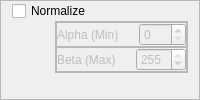
        <widget class="QFrame" name="frame_4">
         <property name="frameShape">
          <enum>QFrame::StyledPanel</enum>
         </property>
         <property name="frameShadow">
          <enum>QFrame::Raised</enum>
         </property>
         <layout class="QVBoxLayout" name="verticalLayout_3">
          <property name="spacing">
           <number>0</number>
          </property>
          <property name="leftMargin">
           <number>11</number>
          </property>
          <property name="topMargin">
           <number>0</number>
          </property>
          <property name="bottomMargin">
           <number>0</number>
          </property>
          <item>
           <widget class="QCheckBox" name="normilize_box">
            <property name="toolTip">
             <string>Нормализовать изображение</string>
            </property>
            <property name="text">
             <string>Normalize</string>
            </property>
           </widget>
          </item>
          <item alignment="Qt::AlignRight|Qt::AlignTop">
           <widget class="QFrame" name="frame_6">
            <property name="enabled">
             <bool>false</bool>
            </property>
            <property name="frameShape">
             <enum>QFrame::StyledPanel</enum>
            </property>
            <property name="frameShadow">
             <enum>QFrame::Raised</enum>
            </property>
            <layout class="QVBoxLayout" name="verticalLayout_4">
             <property name="spacing">
              <number>0</number>
             </property>
             <property name="leftMargin">
              <number>0</number>
             </property>
             <property name="topMargin">
              <number>0</number>
             </property>
             <property name="rightMargin">
              <number>0</number>
             </property>
             <property name="bottomMargin">
              <number>0</number>
             </property>
             <item>
              <widget class="QFrame" name="frame_7">
               <property name="frameShape">
                <enum>QFrame::StyledPanel</enum>
               </property>
               <property name="frameShadow">
                <enum>QFrame::Raised</enum>
               </property>
               <layout class="QHBoxLayout" name="horizontalLayout_3">
                <property name="spacing">
                 <number>20</number>
                </property>
                <property name="leftMargin">
                 <number>0</number>
                </property>
                <property name="topMargin">
                 <number>0</number>
                </property>
                <property name="rightMargin">
                 <number>0</number>
                </property>
                <property name="bottomMargin">
                 <number>0</number>
                </property>
                <item>
                 <widget class="QLabel" name="label">
                  <property name="text">
                   <string>Alpha (Min)</string>
                  </property>
                 </widget>
                </item>
                <item>
                 <widget class="QSpinBox" name="thresh_min">
                  <property name="maximum">
                   <number>255</number>
                  </property>
                 </widget>
                </item>
               </layout>
              </widget>
             </item>
             <item>
              <widget class="QFrame" name="frame_8">
               <property name="frameShape">
                <enum>QFrame::StyledPanel</enum>
               </property>
               <property name="frameShadow">
                <enum>QFrame::Raised</enum>
               </property>
               <layout class="QHBoxLayout" name="horizontalLayout_4">
                <property name="spacing">
                 <number>20</number>
                </property>
                <property name="leftMargin">
                 <number>0</number>
                </property>
                <property name="topMargin">
                 <number>0</number>
                </property>
                <property name="rightMargin">
                 <number>0</number>
                </property>
                <property name="bottomMargin">
                 <number>0</number>
                </property>
                <item>
                 <widget class="QLabel" name="label_3">
                  <property name="text">
                   <string>Beta (Max)</string>
                  </property>
                 </widget>
                </item>
                <item>
                 <widget class="QSpinBox" name="thresh_max">
                  <property name="maximum">
                   <number>255</number>
                  </property>
                  <property name="value">
                   <number>255</number>
                  </property>
                 </widget>
                </item>
               </layout>
              </widget>
             </item>
            </layout>
           </widget>
          </item>
         </layout>
        </widget>
